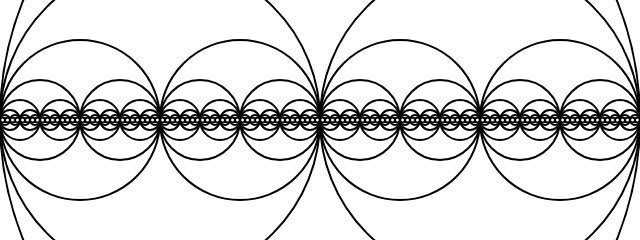
Frame 1 (no input)
Frame 2 (the mouse pressed at the canvas centre, redrawn once): identical to frame 1, image omitted

The p5.js sketch that drew this single still picture (run headless with seeded random() and noise() and a simulated clock; the mouse was pressed at the canvas centre and the sketch redrawn once):

// p5.js sketch
// ── sketch.js
// The Nature of Code
// Daniel Shiffman
// http://natureofcode.com

// Simple Recursion

function setup() {
  createCanvas(640, 240);
}

function draw() {
  background(255);
  drawCircles(width / 2, height / 2, 320);
  noLoop();
}

function drawCircles(x, y, radius) {
  stroke(0);
  strokeWeight(2);
  noFill();
  circle(x, y, radius * 2);
  if (radius > 4) {
    // drawCircles() calls itself twice. For every circle, a smaller circle is drawn to the left and the right.
    drawCircles(x + radius / 2, y, radius / 2);
    drawCircles(x - radius / 2, y, radius / 2);
  }
}
